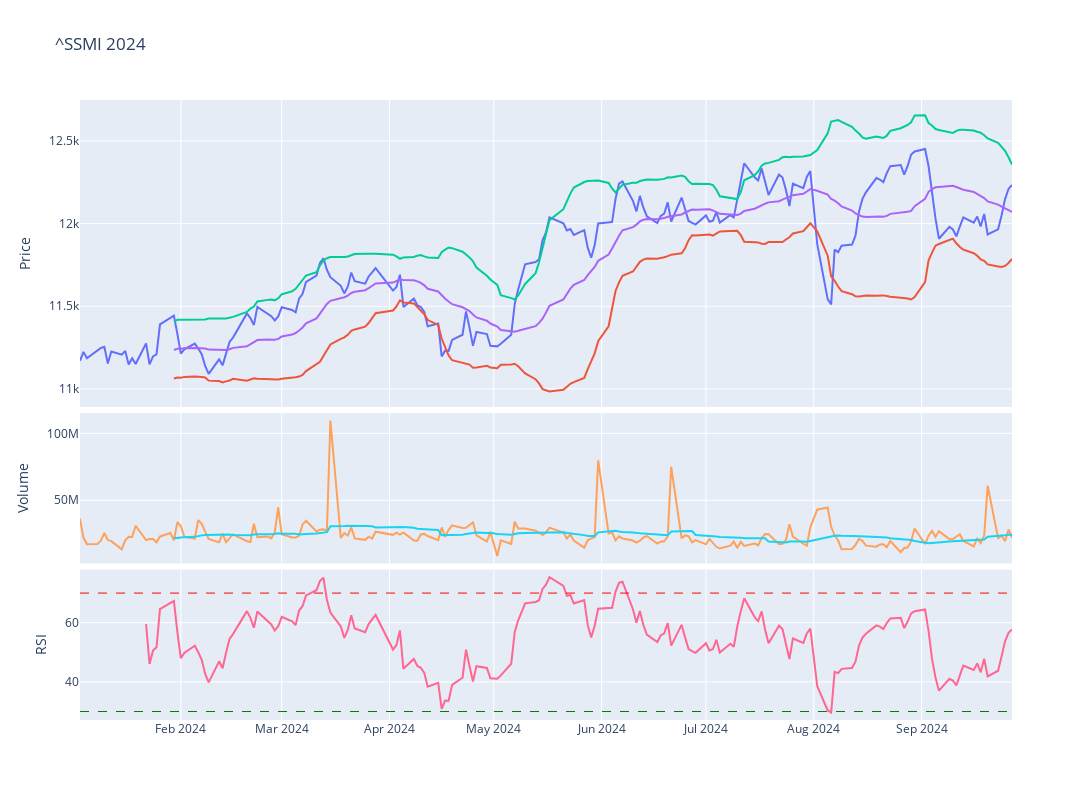

Notebook code cell kept with this figure:
### Code cell
# Plot the adjusted close price
fig = make_subplots(rows=4, cols=1,shared_xaxes=True,vertical_spacing=0.01,specs=[[{'rowspan':2,'colspan':1}],[None],[{'rowspan':1,'colspan':1}],[{'rowspan':1,'colspan':1}]])

# Graph (1,1)
fig.add_trace(go.Scatter(x=stock_ticker['Adj Close'].loc[year].index,y=stock_ticker['Adj Close'].loc[year],mode="lines",name=f'{ticker}'),row=1,col=1)
fig.add_trace(go.Scatter(x=stock_ticker['BB_Lower'].loc[year].index,y=stock_ticker['BB_Lower'].loc[year],mode="lines",name='BB_Lower'),row=1,col=1)
fig.add_trace(go.Scatter(x=stock_ticker['BB_Upper'].loc[year].index,y=stock_ticker['BB_Upper'].loc[year],mode="lines",name='BB_Upper'),row=1,col=1)
fig.add_trace(go.Scatter(x=stock_ticker['MMA20'].loc[year].index,y=stock_ticker['MMA20'].loc[year],mode="lines",name='MMA20'),row=1,col=1)
# Update xaxis properties
fig.update_yaxes(title_text="Price", row=1, col=1)

# Graph (3,1)
fig.add_trace(go.Scatter(x=stock_ticker['Volume'].loc[year].index,y=stock_ticker['Volume'].loc[year],mode="lines",name='Volume'),row=3, col=1)
fig.add_trace(go.Scatter(x=stock_ticker['Volume'].loc[year].index,y=stock_ticker['Volume'].loc[year].rolling(20).mean(),mode="lines",name='MMA20'),row=3,col=1)
fig.update_yaxes(title_text="Volume", row=3, col=1)

# Graph (4,1)
fig.add_trace(go.Scatter(x=stock_ticker['RSI'].loc[year].index,y=stock_ticker['RSI'].loc[year],mode="lines",name='RSI'),row=4, col=1)
fig.add_hline(y=30, line_width=1, line_dash="dash", line_color="green",row=4,col=1)
fig.add_hline(y=70, line_width=1, line_dash="dash", line_color="red",row=4,col=1)
fig.update_yaxes(title_text="RSI", row=4, col=1)

fig.update_layout(height=800, width=1300,showlegend=False,title=f"{ticker} {year}")

fig.show()

### Figure 1 — Plotly figure (JSON) as saved in the notebook; plotly's stock layout.template omitted (floating-point values rounded to 4 significant figures; data arrays with more than 128 entries replaced by an {"elided": "..."} marker saying what was removed)
{"data": [{"mode": "lines", "name": "^SSMI", "type": "scatter", "x": {"elided": "186 str values"}, "xaxis": "x", "y": {"elided": "186 float values"}, "yaxis": "y"}, {"mode": "lines", "name": "BB_Lower", "type": "scatter", "x": {"elided": "186 str values"}, "xaxis": "x", "y": {"elided": "186 float values"}, "yaxis": "y"}, {"mode": "lines", "name": "BB_Upper", "type": "scatter", "x": {"elided": "186 str values"}, "xaxis": "x", "y": {"elided": "186 float values"}, "yaxis": "y"}, {"mode": "lines", "name": "MMA20", "type": "scatter", "x": {"elided": "186 str values"}, "xaxis": "x", "y": {"elided": "186 float values"}, "yaxis": "y"}, {"mode": "lines", "name": "Volume", "type": "scatter", "x": {"elided": "186 str values"}, "xaxis": "x2", "y": {"elided": "186 int values"}, "yaxis": "y2"}, {"mode": "lines", "name": "MMA20", "type": "scatter", "x": {"elided": "186 str values"}, "xaxis": "x2", "y": {"elided": "186 int values"}, "yaxis": "y2"}, {"mode": "lines", "name": "RSI", "type": "scatter", "x": {"elided": "186 str values"}, "xaxis": "x3", "y": {"elided": "186 float values"}, "yaxis": "y3"}], "layout": {"height": 800, "shapes": [{"line": {"color": "green", "dash": "dash", "width": 1}, "type": "line", "x0": 0, "x1": 1, "xref": "x3 domain", "y0": 30, "y1": 30, "yref": "y3"}, {"line": {"color": "red", "dash": "dash", "width": 1}, "type": "line", "x0": 0, "x1": 1, "xref": "x3 domain", "y0": 70, "y1": 70, "yref": "y3"}], "showlegend": false, "title": {"text": "^SSMI 2024"}, "width": 1300, "xaxis": {"anchor": "y", "domain": [0, 1], "matches": "x3", "showticklabels": false}, "xaxis2": {"anchor": "y2", "domain": [0, 1], "matches": "x3", "showticklabels": false}, "xaxis3": {"anchor": "y3", "domain": [0, 1]}, "yaxis": {"anchor": "x", "domain": [0.505, 1], "title": {"text": "Price"}}, "yaxis2": {"anchor": "x2", "domain": [0.2525, 0.495], "title": {"text": "Volume"}}, "yaxis3": {"anchor": "x3", "domain": [0, 0.2425], "title": {"text": "RSI"}}}}
